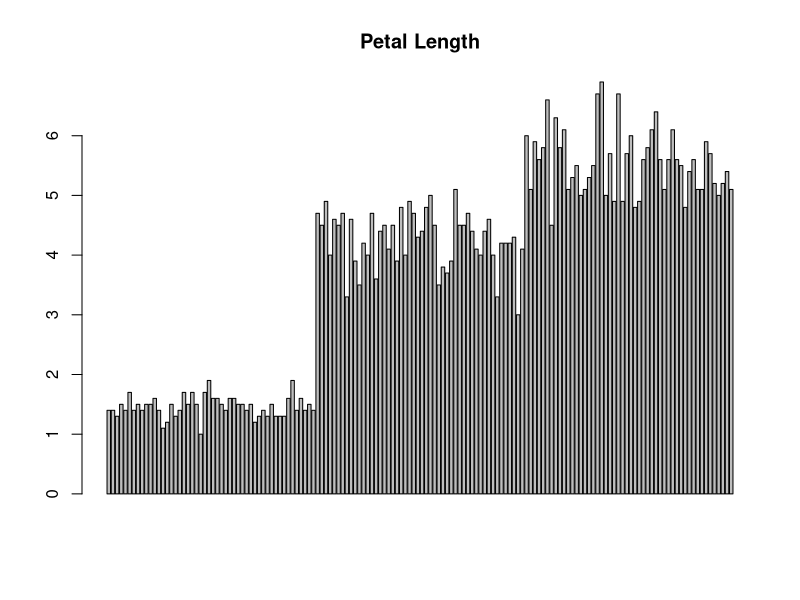
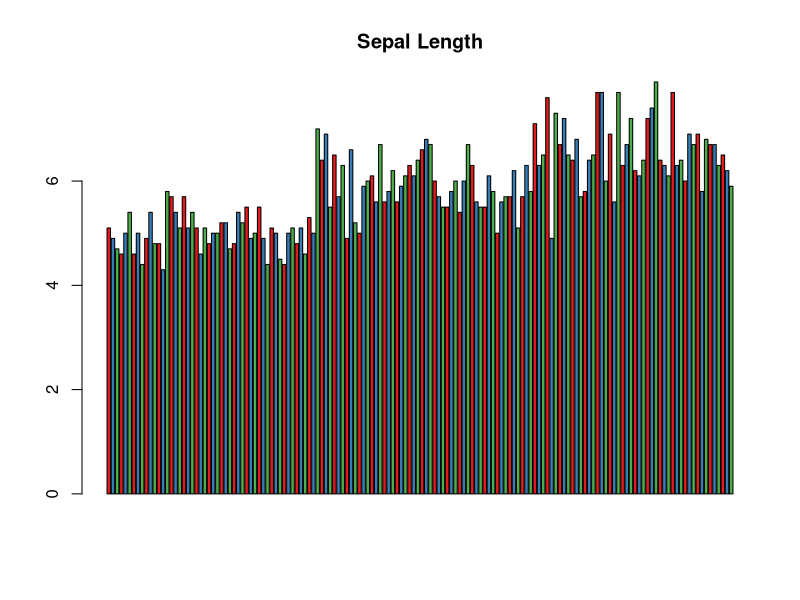
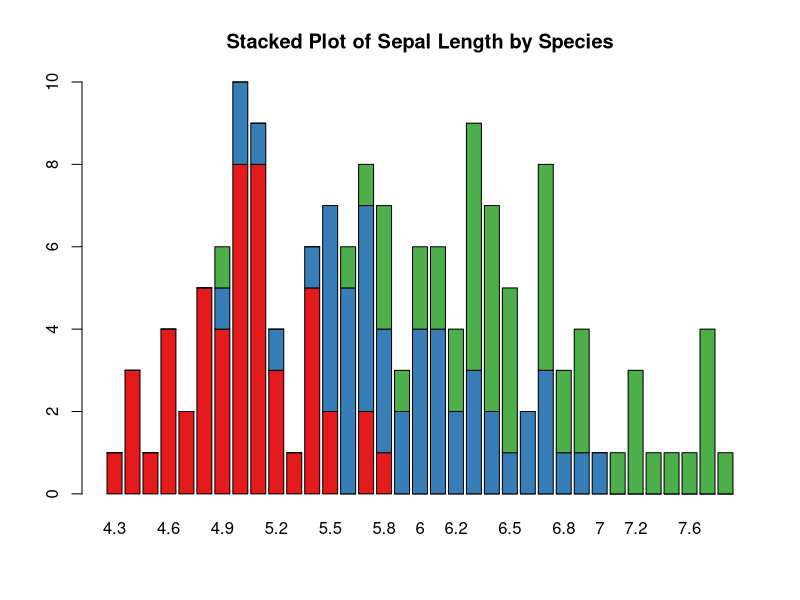
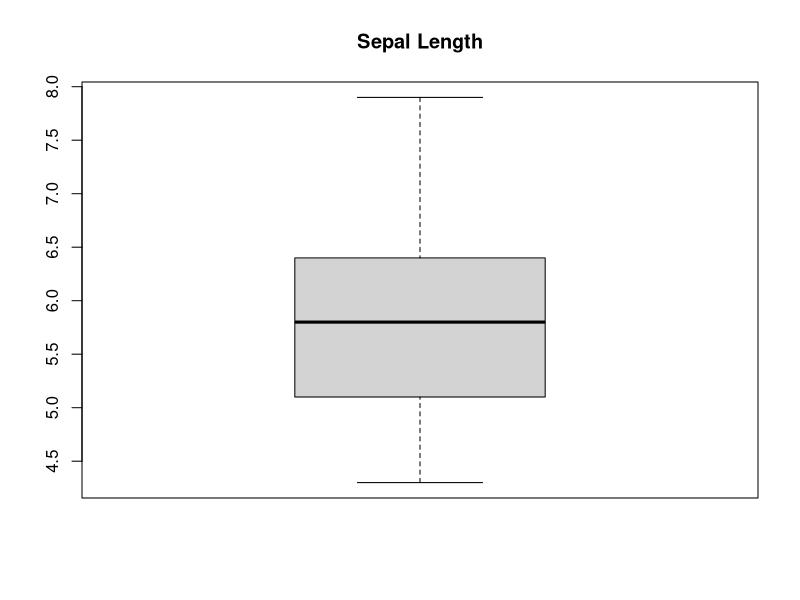
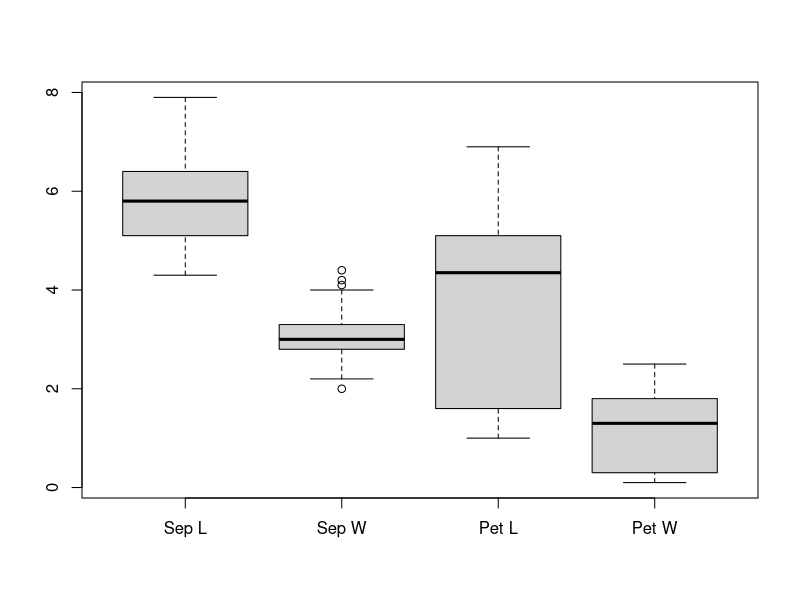
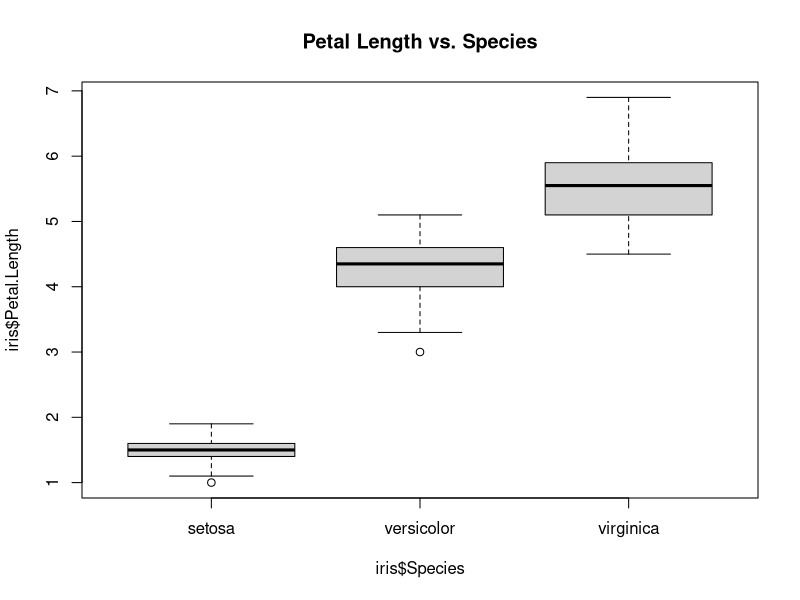
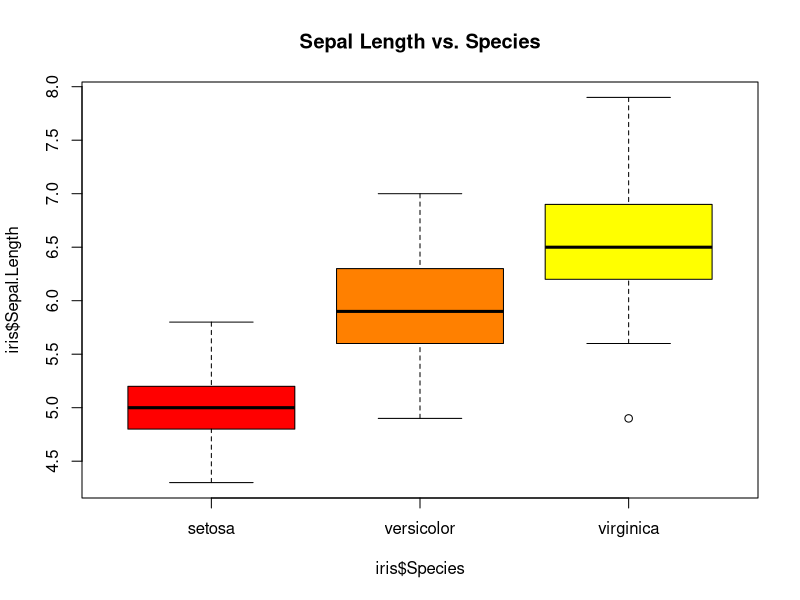
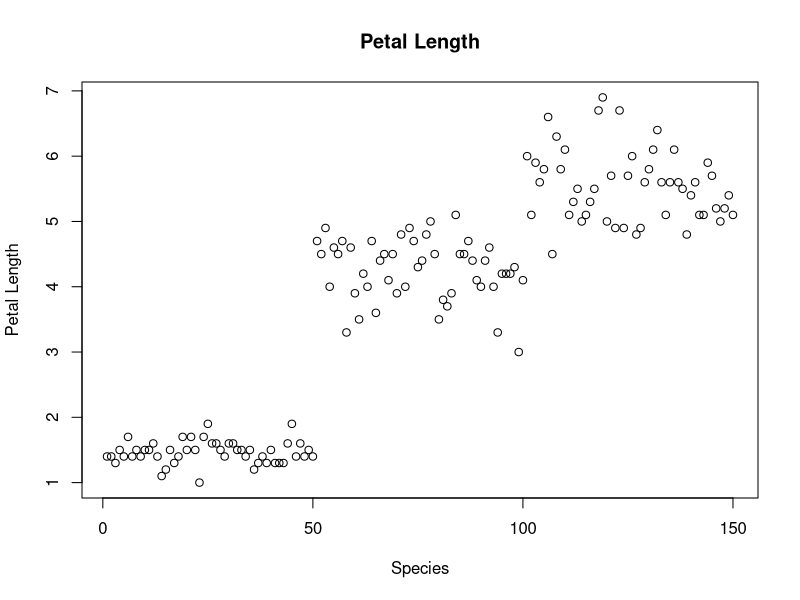

These figures' R source, in order:
## ---- chunk 1
knitr::knit_hooks$set(mysize = function(before, options, envir) {
  if (before) 
    return(options$size)
})
knitr::opts_chunk$set(mysize=TRUE)
knitr::opts_chunk$set(size='\\small')
knitr::opts_chunk$set(warning=FALSE)
knitr::opts_chunk$set(message=FALSE)
knitr::opts_chunk$set(fig.height=3)
knitr::opts_chunk$set(fig.width=4)
knitr::opts_chunk$set(echo=TRUE)
knitr::opts_chunk$set(fig.align='center')
knitr::opts_chunk$set(comment="")
knitr::opts_chunk$set(collapse = TRUE)
## ---- chunk 2
library(datasets)
library(RColorBrewer)
attach(iris)
head(iris)
## ---- chunk 3
barplot(iris$Petal.Length, main = "Petal Length") 
## ---- chunk 4
barplot(iris$Sepal.Length, 
        col= brewer.pal(3,"Set1"), main = "Sepal Length")
## ---- chunk 5
barplot(table(iris$Species,iris$Sepal.Length), 
        col  = brewer.pal(3,"Set1"), 
        main = "Stacked Plot of Sepal Length by Species")
## ---- chunk 6
summary(iris)
## ---- chunk 7
boxplot(iris$Sepal.Length, main = "Sepal Length")
## ---- chunk 8
boxplot(iris[,1:4], 
        names=c("Sep L", "Sep W", "Pet L", "Pet W"))
## ---- chunk 9
boxplot(iris$Petal.Length~iris$Species, 
        main = "Petal Length vs. Species") 
## ---- chunk 10
boxplot(iris$Sepal.Length~iris$Species,
        col=heat.colors(3), 
        main = "Sepal Length vs. Species")
## ---- chunk 11
plot(iris$Petal.Length, main="Petal Length", 
     ylab = "Petal Length", xlab = "Species") 
## ---- chunk 12
par(mfrow=c(1,2))
plot(iris$Petal.Length, main="Petal Length") 
plot(iris$Sepal.Length, main="Sepal Length")
## ---- chunk 13
par(mfrow=c(1,2))
plot(iris$Petal.Width, main="Petal Width") 
plot(iris$Sepal.Width, main="Sepal Width") 
## ---- chunk 14
pairs(as.matrix(iris[,-5]), pch=21, bg=c("red", "blue", "green")[unclass(iris$Species)])
## ---- chunk 15
panel.pearson <- function(x, y, ...) {
  horizontal <- (par("usr")[1] + par("usr")[2]) / 2;vertical <- (par("usr")[3] + par("usr")[4]) / 2;
text(horizontal, vertical, format(abs(cor(x,y)), digits=2))}

pairs(as.matrix(iris[1:4]), main = "Iris Data", pch = 21, bg = c("red","blue", "green")[unclass(iris$Species)], upper.panel=panel.pearson)
## ---- chunk 16
hist(iris$Petal.Width, breaks=13)
## ---- chunk 17
hist(iris$Petal.Width, breaks=25)
## ---- chunk 18
b <- seq(min(iris$Petal.Width), 
         max(iris$Petal.Width), length=11)

hist(iris$Petal.Width, breaks=b, col="blue", xlab="Petal Width", main="Histogram of Petal Width")
## ---- chunk 19
dens.pw = density(iris$Petal.Width)
plot(dens.pw, ylab = "Frequency", xlab = "Width", 
     main= "Petal Width Density")
## ---- chunk 20
dens.pl = density(iris$Petal.Length)
plot(dens.pl, ylab = "Frequency", xlab = "Length", 
     main= "Petal Length Density")
## ---- chunk 21
dens.sw = density(iris$Sepal.Width)
plot(dens.sw, ylab = "Frequency", xlab = "Width", 
     main= "Sepal Width Density")
## ---- chunk 22
dens.sl = density(iris$Sepal.Length)
plot(dens.sl, ylab = "Frequency", xlab = "Length", 
     main= "Sepal Length Density")
## ---- chunk 23
den.set = density(iris$Petal.Length
                         [iris$Species == "setosa"])
den.ver = density(iris$Petal.Length
                             [iris$Species == "versicolor"])
den.vir = density(iris$Petal.Length
                            [iris$Species == "virginica"])
## ---- chunk 24
plot(den.set, ylab="Frequency", xlab="Length (cm)",
     main="Density plot of Petal Lengths", 
     xlim = c(0,8), lwd=2, col="red")
lines(den.ver, col="blue", lwd=2)
lines(den.vir, col="green", lwd=2)
legend(4, 2.85, c("Setosa", "Versicolor", "Virginica"), 
       lwd=rep(2,1), 
       col=c("red", "blue", "green"))
## ---- chunk 25
ps = seq(0,1,length=25)
quantile.setosa = quantile(iris$Petal.Length[iris$Species == "setosa"], probs=ps, xlab = "Normal Distrubution Quantile")

quantile.versicolor = quantile(iris$Petal.Length[iris$Species == "versicolor"], probs=ps)

quantile.virginica = quantile(iris$Petal.Length[iris$Species == "virginica"], probs=ps)
## ---- chunk 26
qqnorm(quantile.virginica, main="Virginica")
qqline(quantile.virginica)
## ---- chunk 27
qqnorm(quantile.versicolor, main="Versicolor")
qqline(quantile.versicolor)
## ---- chunk 28
qqnorm(quantile.setosa, main="Setosa")
qqline(quantile.setosa)
## ---- chunk 29
library(MASS)
petal.dens = kde2d(iris$Petal.Length, iris$Petal.Width)
contour(petal.dens)
## ---- chunk 30
image(petal.dens)
